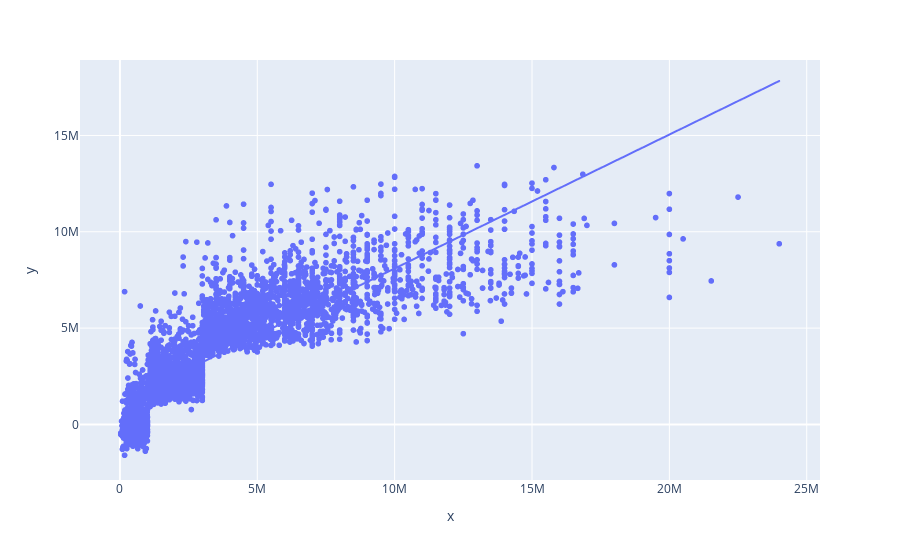

This figure's notebook cell:
### Code cell
#Plotting the results
fig = px.scatter( x=y_test, y=test_predict, trendline="ols")
fig.show()

### Figure 1 — Plotly figure (JSON) as saved in the notebook; plotly's stock layout.template omitted (floating-point values rounded to 4 significant figures; data arrays with more than 128 entries replaced by an {"elided": "..."} marker saying what was removed)
{"data": [{"hovertemplate": "x=%{x}<br>y=%{y}<extra></extra>", "legendgroup": "", "marker": {"color": "#636efa", "symbol": "circle"}, "mode": "markers", "name": "", "showlegend": false, "type": "scattergl", "x": {"elided": "4818 int values"}, "xaxis": "x", "y": {"elided": "4818 float values"}, "yaxis": "y"}, {"hovertemplate": "<b>OLS trendline</b><br>y = 0.695077 * x + 1.1454e+06<br>R<sup>2</sup>=0.700704<br><br>x=%{x}<br>y=%{y} <b>(trend)</b><extra></extra>", "legendgroup": "", "marker": {"color": "#636efa", "symbol": "circle"}, "mode": "lines", "name": "", "showlegend": false, "type": "scattergl", "x": {"elided": "4818 int values"}, "xaxis": "x", "y": {"elided": "4818 float values"}, "yaxis": "y"}], "layout": {"legend": {"tracegroupgap": 0}, "margin": {"t": 60}, "xaxis": {"anchor": "y", "domain": [0, 1], "title": {"text": "x"}}, "yaxis": {"anchor": "x", "domain": [0, 1], "title": {"text": "y"}}}}
